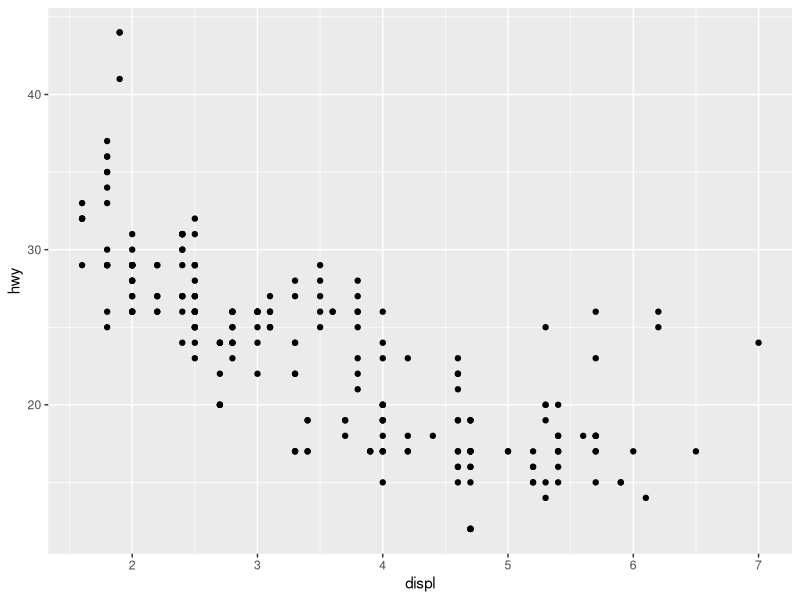
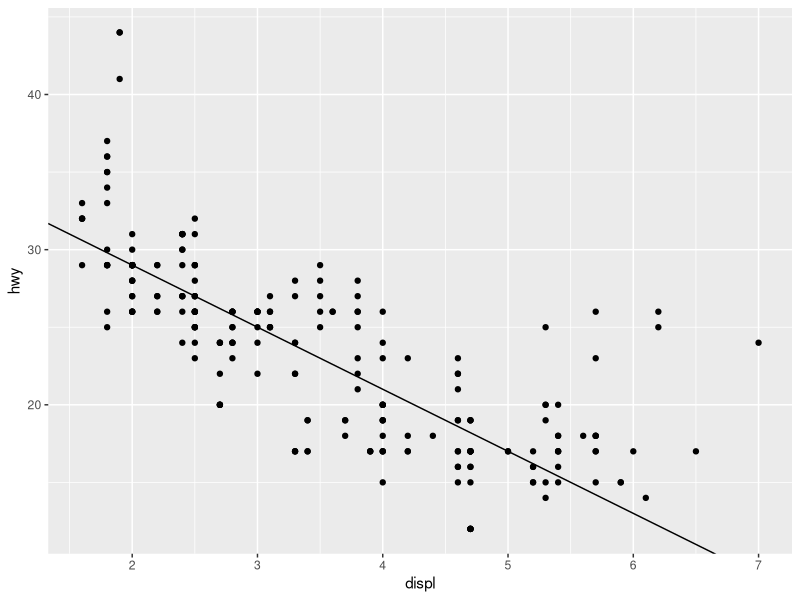
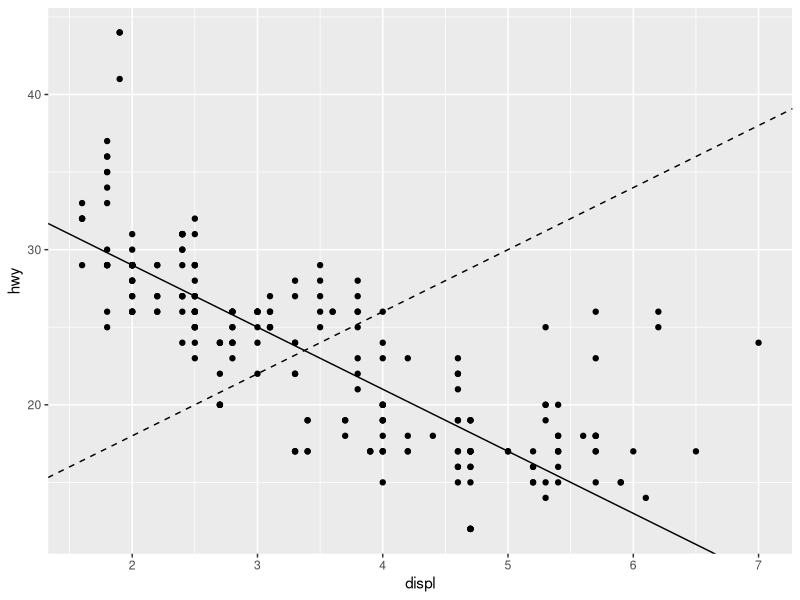
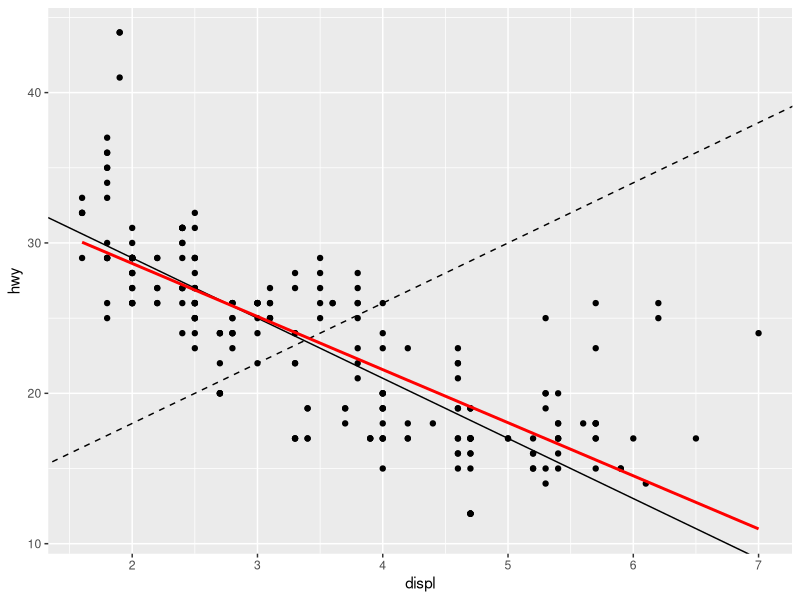
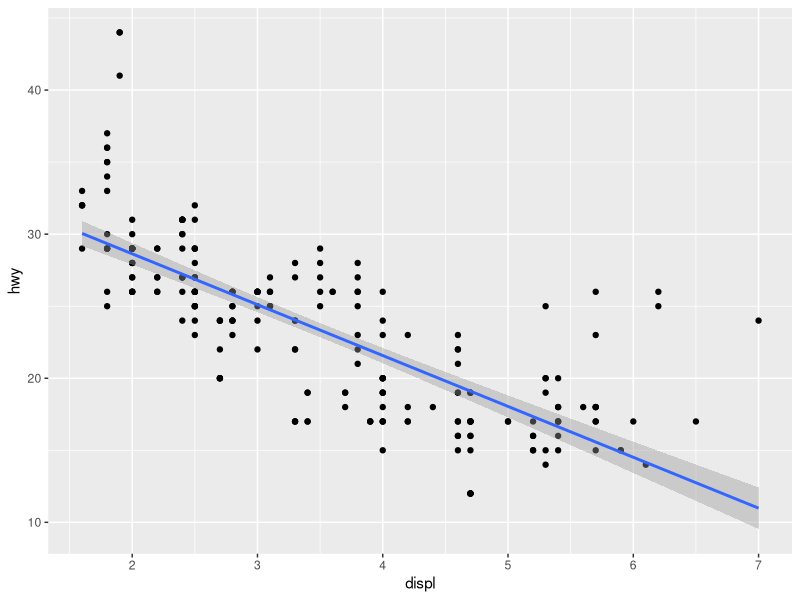

Write R code to recreate these figures, in order.
## ---- chunk 1
library(ggplot2)
## ---- chunk 2
p <- ggplot(mpg, aes(displ, hwy)) +
  geom_point()
p
## ---- chunk 3
p <- p +  geom_abline(slope = -4, intercept = 37)
p
## ---- chunk 4
p <- p +  geom_abline(slope = 4, intercept = 10, linetype = "dashed")
p
## ---- chunk 5
p +  geom_smooth(method = "lm", se = FALSE, color = "red")
## ---- chunk 6
lm(hwy ~ displ, data = mpg) 
## ---- chunk 7
ggplot(mpg, aes(displ, hwy)) +
  geom_point() + 
  geom_smooth(method = "lm")
## ---- chunk 8
lm(hwy ~ displ + year, data = mpg) 
